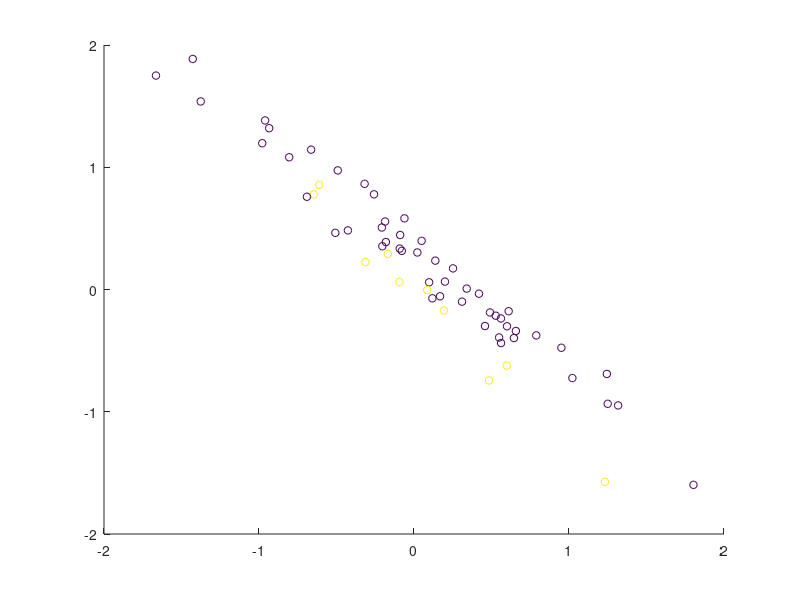

Write the MATLAB code that produced this figure. (Note: this script raises an error after producing the figure.)
% This script is a demo showing some simple decoding on simulated toy data.
% The toy data are simple matlab matrices and no "real" fMRI or EEG data.

fpath = fileparts(fileparts(mfilename('fullpath')));
addpath(fpath)

clear variables
dbstop if error % if something goes wrong

res_fig = figure;

%% Set the output directory where data will be saved
% cfg.results.dir = % e.g. 'toyresults'
cfg.results.write = 0; % no results are written to disk

cfg.decoding.method = 'classification';

%% generate some toy data
% define number of "runs" and center means
nruns = 10; % lets simulate we have n runs
set2.mean = [0 0];
set1.mean = [.2 .2]; % should have the same dim as set1, otherwise it wont work (and would not make sense, either)

set1.fact = 5
set2.fact = 1

l1 = -1;
l2 = 1;

% data on two shifted lines
labels = [l1 * ones(set1.fact, 1); l2 * ones(set2.fact, 1)];
labels = repmat(labels, nruns, 1);

% set generate point clouds
noise_covariance = .1; % 0: all along one line
signal_covariance = 1; % 0: all on one spot
r = pi/4; % rotation from 0 .. 2pi

%% generate data
clear data data1 data2
data1(:,1) = [set1.mean(1) + randn(set1.fact * nruns, 1) * noise_covariance];
data1(:,2) = [set1.mean(2) + randn(set1.fact * nruns, 1) * signal_covariance];
data(labels == l1, :) = data1;

data2(:,1) = [set2.mean(1) + randn(set2.fact * nruns, 1) * noise_covariance];
data2(:,2) = [set2.mean(2) + randn(set2.fact * nruns, 1) * signal_covariance];
data(labels == l2, :) = data2;

% scatter(data(:, 1), data(:,2), 20, labels+2)
% xlim([-1 3])

%% rotate data
data = data * [cos(r) sin(r); -sin(r) cos(r)];
% hold all
% scatter(data(:, 1), data(:,2), 20, labels)

%% add data description
% save labels
cfg.files.label = labels;

% save run number
cfg.files.chunk = [];
for ri = 1:nruns
    curr_run = ri * ones(set1.fact + set2.fact ,1);
    cfg.files.chunk = [cfg.files.chunk; curr_run];
end

all_chunks = unique(cfg.files.chunk);
all_labels = unique(cfg.files.label);

% save a description
ct = zeros(length(all_labels),length(all_chunks));
for ifile = 1:length(cfg.files.label)
    curr_label = cfg.files.label(ifile);
    curr_chunk = cfg.files.chunk(ifile);
    f1 = all_labels==curr_label; f2 = all_chunks==curr_chunk;
    ct(f1,f2) = ct(f1,f2)+1;
    cfg.files.name(ifile) = {sprintf('class%i_run%i_%i', curr_label, curr_chunk, ct(f1,f2))};
end

% add an empty mask
cfg.files.mask = '';

%% plot the data (if 2d)
if size(data, 2) == 2
    figure(res_fig);
    scatter(data(:, 1), data(:, 2), 30, cfg.files.label + min(cfg.files.label));
end

%% Prepare data for passing
passed_data.data = data;
passed_data.mask_index = 1:size(data, 2); % use all voxels
passed_data.files = cfg.files;
passed_data.hdr = ''; % we don't need a header, because we don't write img-files as output (but mat-files)
passed_data.dim = [length(set1.mean), 1, 1]; % add dimension information of the original data
% passed_data.voxelsize = [1 1 1];


%% Add defaults for the remaining parameters that we did not specify
cfg = decoding_defaults(cfg);

% Set the analysis that should be performed (here we only want to do 1
% decoding)
cfg.analysis = 'wholebrain';
cfg.results.output = {'accuracy', 'model_parameters'}; % add if you want to see the model

%% Nothing needs to be changed below for a standard leave-one-run out cross validation analysis.
% Create a leave-one-run-out cross validation design:
cfg.design = make_design_cv(cfg); 
display_design(cfg);

%% Disable scaling min0max1 to allow estimating model_parameters
% if you dont need model parameters, and if you use libsvm, we would use:
% cfg.scale.method = 'min0max1';
% cfg.scale.estimation = 'all'; % scaling across all data is equivalent to no scaling (i.e. will yield the same results), it only changes the data range which allows libsvm to compute faster
% because we want model parameters, we disable scaling
cfg.scale.method = 'none';
% and acknowledge that you know that libsvm can be very slow without scaling
cfg.scale.IKnowThatLibsvmCanBeSlowWithoutScaling = 1; 

%% Decoding Parameters

% default: -s 0 -t 0 -c 1 -b 0 -q

% if we use weights, these must be inverse to the amount of data
% e.g., if we use 5 times as much examples for class 1, we need
%   -w-1 1 -w1 5
% so in the example here, we just use .fact of the other set


legstr = {'data'}; % caption for legend

for use_correct_weights = 0:1
    if use_correct_weights
        display('Using correct (balanced) weights')
        weight_str = ['-w-1 ' num2str(set2.fact) ' -w1 ' num2str(set1.fact)];
    else
        display('Using equal weights')
        weight_str = ['-w-1 1 -w1 1'];
    end


    cfg.decoding.train.classification.model_parameters = ['-s 0 -t 0 -c 1000 -b 0 ' weight_str  ' -q'];
    disp(['cfg.decoding.train.classification.model_parameters = ' cfg.decoding.train.classification.model_parameters])
    cfg.design.unbalanced_data = 'ok';
    disp(['cfg.design.unbalanced_data = ' cfg.design.unbalanced_data]);

    %% Run decoding
    [results, cfg] = decoding(cfg, passed_data);

    %% Print decision boundary in figure
    if isfield(results, 'model_parameters')
        figure(res_fig)
        svm_model = results.model_parameters.output(1).model(1); % get the model of the first SVM
        [X, Y] = meshgrid(min(data(:)):.11:max(data(:)));
        Z = X;
        [predicted, acc, decision_values] = svmpredict(zeros(size(X(:))),[X(:), Y(:)],svm_model,cfg.decoding.test.classification.model_parameters);
        Z(:) = decision_values;
        
        if use_correct_weights
            linespec = '-';
        else
            linespec = ':';
        end
        
        hold on
        contour(X,Y,Z, -1:1, linespec);
        hold off
    end
    legstr(end+1) = {[linespec ' ' weight_str]};
    legend(legstr)
end
